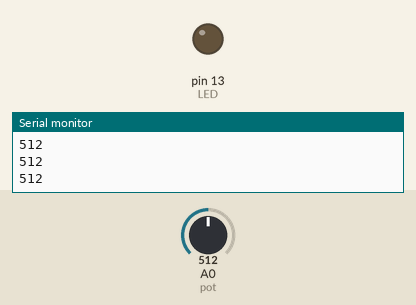
The sketch below on a simulated Arduino Uno, built with avr-gcc and run on an emulated ATmega328P. On the bench: output pins drawn as LEDs (lit = HIGH), the last lines printed to the serial monitor. Inputs (shaded band) come from the test bench; at power-on: A0 (pot) = 512.

Above: at 1.2 s.
1.3 s: A0 (pot) set to 109
2.8 s: A0 (pot) set to 90
At 4.0 s:
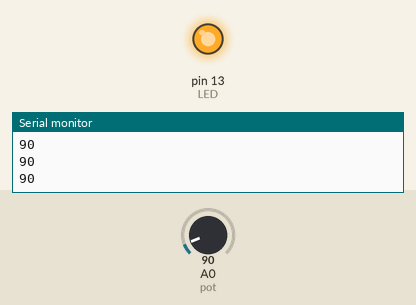
4.3 s: A0 (pot) set to 110
At 5.5 s:
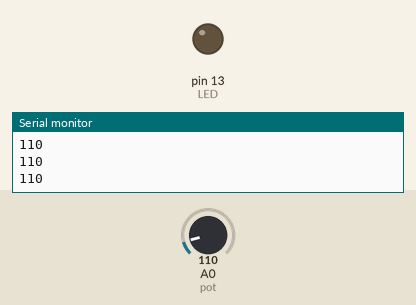
5.8 s: A0 (pot) set to 0
At 6.8 s:
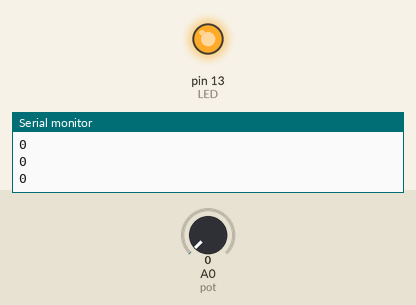
Timing chart, 0 to 8.3 s (numbered marks = the images above; inputs shaded):
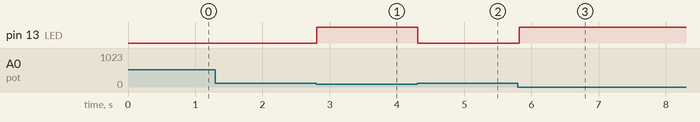

The sketch:

SensorDeLuminosidadeLDR.ino
```cpp
int LED = 13;
int pot = A0;
int entrada = 0;

void setup(){
  Serial.begin(9600);
  pinMode(LED, OUTPUT);
}

void loop(){
  entrada = analogRead(pot);
  Serial.println(entrada);
  if (entrada < 100)
    digitalWrite(LED, HIGH);
  else
    digitalWrite(LED, LOW);
  delay(100);
}
```

Measured:
- the behaviour switches between 100 and 99 on A0 (pot) (found by bisection; images 0 and 1)
- after the input at 2.8 s, pin 13 (LED): LOW → HIGH at once
- after the input at 4.3 s, pin 13 (LED): HIGH → LOW at once
- after the input at 5.8 s, pin 13 (LED): LOW → HIGH at once
